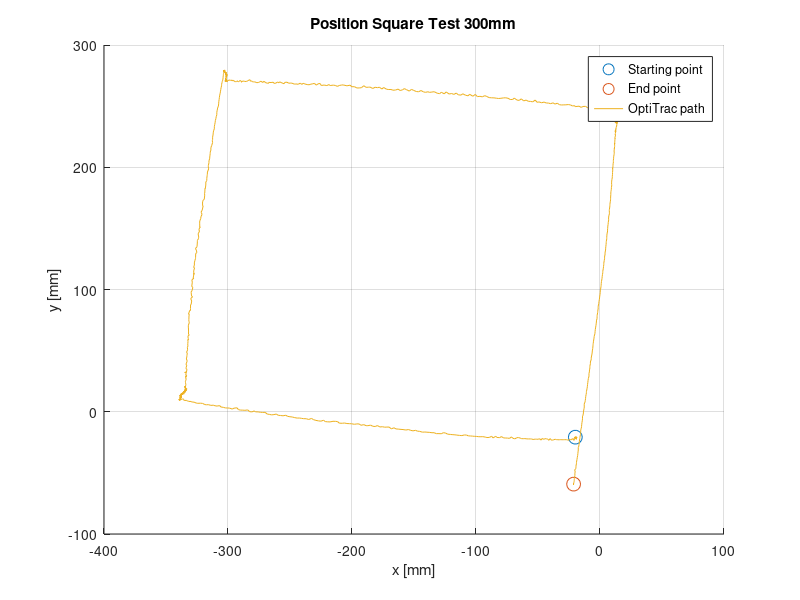

This figure's MATLAB source:
fileID = fopen('SquareTest300_16_03_23.txt','r');


tline=fgetl(fileID);
%headers = strsplit(tline,','); kan brukes for å fjerne headers (fjerner
%første linje

formatSpec = '%f%f%f%f%f%f%f%f%f%f%f%f%f%f%f%f%f%f%f%f';
datacell = textscan(fileID,formatSpec,'Delimiter',',');
time = datacell{2};
X = datacell{18};
Z = datacell{19};
Y = datacell{20};

figure(1);
hold on;
plot(X(1,1),Y(1,1),'o','MarkerSize',10);
plot(X(end,1),Y(end,1),'o','MarkerSize',10);
plot(X,Y);
grid on;
title('Position Square Test 300mm');
xlabel('x [mm]');
ylabel('y [mm]');
legend('Starting point','End point','OptiTrac path');
hold off;